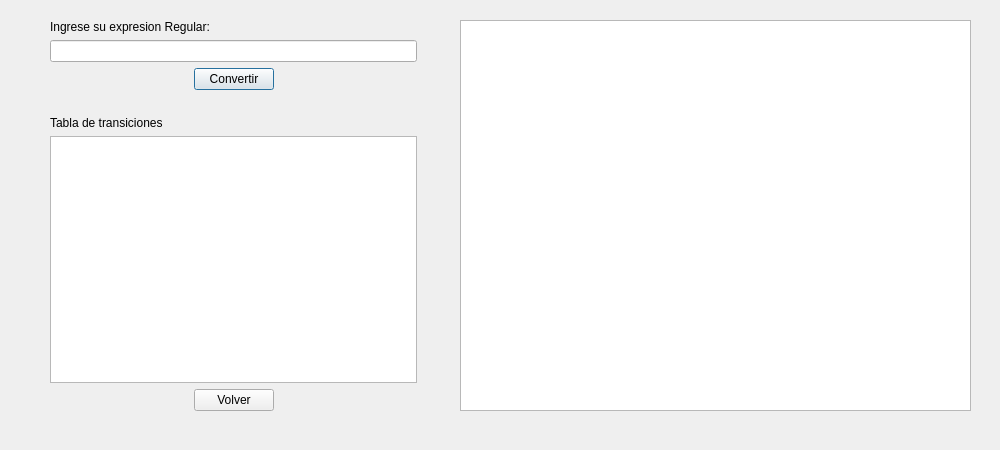
<?xml version="1.0" encoding="UTF-8"?>
<ui version="4.0">
 <class>regExpresion</class>
 <widget class="QDialog" name="regExpresion">
  <property name="geometry">
   <rect>
    <x>0</x>
    <y>0</y>
    <width>1000</width>
    <height>450</height>
   </rect>
  </property>
  <property name="windowTitle">
   <string>Dialog</string>
  </property>
  <widget class="QGraphicsView" name="automataImage">
   <property name="geometry">
    <rect>
     <x>460</x>
     <y>20</y>
     <width>511</width>
     <height>391</height>
    </rect>
   </property>
  </widget>
  <widget class="QWidget" name="">
   <property name="geometry">
    <rect>
     <x>50</x>
     <y>20</y>
     <width>367</width>
     <height>391</height>
    </rect>
   </property>
   <layout class="QHBoxLayout" name="commandLayout">
    <item>
     <layout class="QVBoxLayout" name="verticalLayout_2">
      <item>
       <layout class="QVBoxLayout" name="verticalLayout">
        <item>
         <widget class="QLabel" name="regex">
          <property name="text">
           <string>Ingrese su expresion Regular:</string>
          </property>
         </widget>
        </item>
        <item>
         <widget class="QLineEdit" name="regexContent"/>
        </item>
        <item>
         <layout class="QHBoxLayout" name="horizontalLayout_3">
          <item>
           <spacer name="horizontalSpacer_5">
            <property name="orientation">
             <enum>Qt::Horizontal</enum>
            </property>
            <property name="sizeHint" stdset="0">
             <size>
              <width>40</width>
              <height>20</height>
             </size>
            </property>
           </spacer>
          </item>
          <item>
           <widget class="QPushButton" name="pushRegexTable">
            <property name="text">
             <string>Convertir</string>
            </property>
           </widget>
          </item>
          <item>
           <spacer name="horizontalSpacer_6">
            <property name="orientation">
             <enum>Qt::Horizontal</enum>
            </property>
            <property name="sizeHint" stdset="0">
             <size>
              <width>40</width>
              <height>20</height>
             </size>
            </property>
           </spacer>
          </item>
         </layout>
        </item>
        <item>
         <widget class="QLabel" name="respuesta">
          <property name="text">
           <string/>
          </property>
          <property name="alignment">
           <set>Qt::AlignCenter</set>
          </property>
         </widget>
        </item>
        <item>
         <widget class="QLabel" name="transTable">
          <property name="text">
           <string>Tabla de transiciones</string>
          </property>
         </widget>
        </item>
        <item>
         <widget class="QTableWidget" name="transTableContent"/>
        </item>
       </layout>
      </item>
      <item>
       <layout class="QHBoxLayout" name="horizontalLayout"/>
      </item>
      <item>
       <layout class="QHBoxLayout" name="horizontalLayout_6">
        <item>
         <spacer name="horizontalSpacer">
          <property name="orientation">
           <enum>Qt::Horizontal</enum>
          </property>
          <property name="sizeHint" stdset="0">
           <size>
            <width>40</width>
            <height>20</height>
           </size>
          </property>
         </spacer>
        </item>
        <item>
         <widget class="QPushButton" name="pushBack">
          <property name="text">
           <string>Volver</string>
          </property>
         </widget>
        </item>
        <item>
         <spacer name="horizontalSpacer_2">
          <property name="orientation">
           <enum>Qt::Horizontal</enum>
          </property>
          <property name="sizeHint" stdset="0">
           <size>
            <width>40</width>
            <height>20</height>
           </size>
          </property>
         </spacer>
        </item>
       </layout>
      </item>
     </layout>
    </item>
   </layout>
  </widget>
 </widget>
 <resources/>
 <connections/>
</ui>
